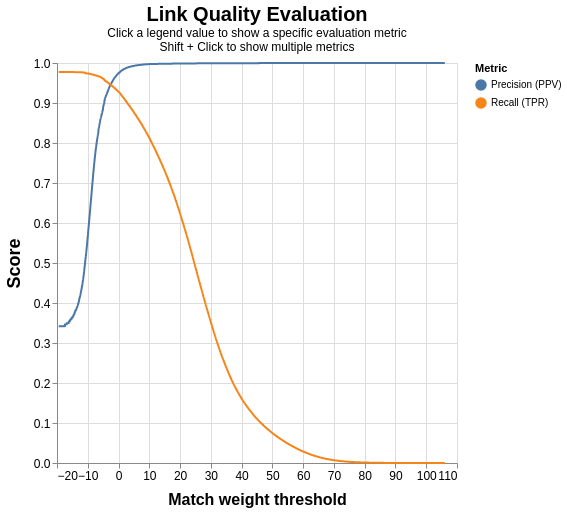

The notebook cell this image was saved under:
### Markdown cell above
## 5. Accuracy por threshold

Curva de precision, recall e F1 sobre a labels table. Use-a para escolher o
threshold de produção.

### Code cell
linker.evaluation.accuracy_analysis_from_labels_table(
    labels_sdf,
    output_type='accuracy',
    match_weight_round_to_nearest=0.02,
)

### Figure 1 — Vega-Lite specification as saved in the notebook (floating-point values rounded to 4 significant figures; data arrays with more than 128 entries replaced by an {"elided": "..."} marker saying what was removed)
{"config": {"view": {"continuousWidth": 300, "continuousHeight": 300}}, "layer": [{"layer": [{"mark": "point", "encoding": {"opacity": {"condition": {"param": "point_selection", "value": 1, "empty": false}, "value": 0}, "tooltip": [{"field": "truth_threshold", "format": ".3f", "title": "Match weight", "type": "quantitative"}, {"field": "match_probability", "format": ".3%", "title": "Match probability", "type": "quantitative"}, {"field": "tp", "format": ",.0f", "title": "TP", "type": "quantitative"}, {"field": "tn", "format": ",.0f", "title": "TN", "type": "quantitative"}, {"field": "fp", "format": ",.0f", "title": "FP", "type": "quantitative"}, {"field": "fn", "format": ",.0f", "title": "FN", "type": "quantitative"}, {"field": "precision", "format": ".4f", "title": "Precision", "type": "quantitative"}, {"field": "recall", "format": ".4f", "title": "Recall (TPR)", "type": "quantitative"}, {"field": "fp_rate", "format": ".4f", "title": "FPR", "type": "quantitative"}]}, "params": [{"name": "metric", "select": {"type": "point", "fields": ["metric"]}, "bind": "legend", "value": [{"metric": "precision"}, {"metric": "recall"}]}, {"name": "point_selection", "select": {"type": "point", "encodings": ["x"], "fields": ["truth_threshold"], "nearest": true, "on": "mouseover"}}], "transform": [{"filter": {"param": "metric", "empty": true}}]}, {"mark": "line", "encoding": {"opacity": {"condition": {"param": "metric", "value": 1}, "value": 0.1}}}], "encoding": {"color": {"field": "metric", "type": "nominal", "sort": ["precision", "recall"], "title": "Metric", "legend": {"labelExpr": "{'precision': 'Precision (PPV)', 'recall': 'Recall (TPR)', 'specificity': 'Specificity (TNR)', 'accuracy': 'Accuracy', 'npv': 'NPV', 'f1': 'F1', 'f2': 'F2', 'f0_5': 'F0.5', 'p4': 'P4', 'phi': 'φ (MCC)'}[datum.value]"}}, "x": {"type": "quantitative", "field": "truth_threshold", "axis": {"labelFontSize": 12, "title": "Match weight threshold", "titleFontSize": 16, "titlePadding": 10}}, "y": {"field": "value", "type": "quantitative", "axis": {"labelFontSize": 12, "title": "Score", "titleFontSize": 18, "titlePadding": 10}}}}, {"layer": [{"mark": {"type": "rule", "color": "gray"}, "encoding": {"x": {"field": "truth_threshold", "type": "quantitative"}}}, {"layer": [{"mark": {"type": "text", "align": "right", "baseline": "middle", "fontSize": 14, "x2": 200, "xOffset": -10, "y": 100, "y2": 200}, "transform": [{"filter": {"param": "metric", "empty": true}}]}], "encoding": {"color": {"field": "metric", "sort": ["precision", "recall"]}, "text": {"field": "y_text"}, "y": {"field": "score_index", "type": "quantitative"}}}, {"mark": {"type": "text", "color": "black", "fontSize": 14, "xOffset": 25, "y": "height", "yOffset": -20}, "encoding": {"text": {"condition": {"param": "point_selection", "aggregate": "min", "empty": false, "field": "truth_threshold", "format": "+.2f", "type": "nominal"}, "value": " "}, "x": {"field": "truth_threshold", "type": "quantitative"}}}], "transform": [{"filter": {"param": "point_selection", "empty": false}}]}], "data": {"name": "data-39a47ba2732d8af86df62ae50cd00d05"}, "height": 400, "title": {"text": "Link Quality Evaluation", "fontSize": 20, "subtitle": ["Click a legend value to show a specific evaluation metric", "Shift + Click to show multiple metrics"]}, "transform": [{"fold": ["precision", "recall"], "as": ["metric", "value"]}, {"calculate": "0.275 - 0.05*indexof(['precision', 'recall'], datum.metric)", "as": "score_index"}, {"calculate": "{'precision': 'Precision (PPV)', 'recall': 'Recall (TPR)', 'specificity': 'Specificity (TNR)', 'accuracy': 'Accuracy', 'npv': 'NPV', 'f1': 'F1', 'f2': 'F2', 'f0_5': 'F0.5', 'p4': 'P4', 'phi': 'φ (MCC)'}[datum.metric]", "as": "metric_text"}, {"calculate": "datum.metric_text + ' = ' + format(datum.value, ',.3f')", "as": "y_text"}], "width": 400, "$schema": "https://vega.github.io/schema/vega-lite/v5.14.1.json", "datasets": {"data-39a47ba2732d8af86df62ae50cd00d05": {"elided": "4982 records"}}}
